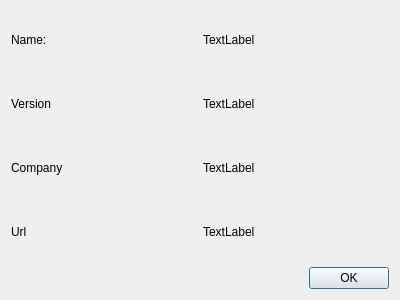
<?xml version="1.0" encoding="UTF-8"?>
<ui version="4.0">
 <class>AboutDialog</class>
 <widget class="QDialog" name="AboutDialog">
  <property name="geometry">
   <rect>
    <x>0</x>
    <y>0</y>
    <width>400</width>
    <height>300</height>
   </rect>
  </property>
  <property name="windowTitle">
   <string>Dialog</string>
  </property>
  <layout class="QVBoxLayout" name="verticalLayout">
   <item>
    <layout class="QGridLayout" name="gridLayout">
     <item row="0" column="0">
      <widget class="QLabel" name="label">
       <property name="text">
        <string>Name:</string>
       </property>
      </widget>
     </item>
     <item row="0" column="1">
      <widget class="QLabel" name="lblName">
       <property name="text">
        <string>TextLabel</string>
       </property>
      </widget>
     </item>
     <item row="1" column="0">
      <widget class="QLabel" name="label_2">
       <property name="text">
        <string>Version</string>
       </property>
      </widget>
     </item>
     <item row="1" column="1">
      <widget class="QLabel" name="lblVersion">
       <property name="text">
        <string>TextLabel</string>
       </property>
      </widget>
     </item>
     <item row="2" column="0">
      <widget class="QLabel" name="label_3">
       <property name="text">
        <string>Company</string>
       </property>
      </widget>
     </item>
     <item row="2" column="1">
      <widget class="QLabel" name="lblCompany">
       <property name="text">
        <string>TextLabel</string>
       </property>
      </widget>
     </item>
     <item row="3" column="0">
      <widget class="QLabel" name="label_4">
       <property name="text">
        <string>Url</string>
       </property>
      </widget>
     </item>
     <item row="3" column="1">
      <widget class="QLabel" name="lburl">
       <property name="text">
        <string>TextLabel</string>
       </property>
      </widget>
     </item>
    </layout>
   </item>
   <item>
    <widget class="QDialogButtonBox" name="buttonBox">
     <property name="orientation">
      <enum>Qt::Horizontal</enum>
     </property>
     <property name="standardButtons">
      <set>QDialogButtonBox::Ok</set>
     </property>
    </widget>
   </item>
  </layout>
 </widget>
 <resources/>
 <connections>
  <connection>
   <sender>buttonBox</sender>
   <signal>accepted()</signal>
   <receiver>AboutDialog</receiver>
   <slot>accept()</slot>
   <hints>
    <hint type="sourcelabel">
     <x>248</x>
     <y>254</y>
    </hint>
    <hint type="destinationlabel">
     <x>157</x>
     <y>274</y>
    </hint>
   </hints>
  </connection>
  <connection>
   <sender>buttonBox</sender>
   <signal>rejected()</signal>
   <receiver>AboutDialog</receiver>
   <slot>reject()</slot>
   <hints>
    <hint type="sourcelabel">
     <x>316</x>
     <y>260</y>
    </hint>
    <hint type="destinationlabel">
     <x>286</x>
     <y>274</y>
    </hint>
   </hints>
  </connection>
 </connections>
</ui>
